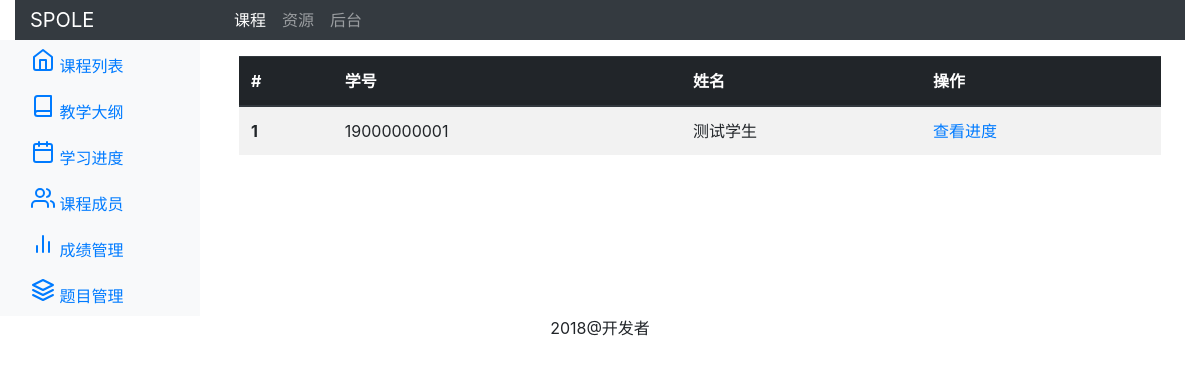
Page /cms/course/1/completions on the earlier database version.
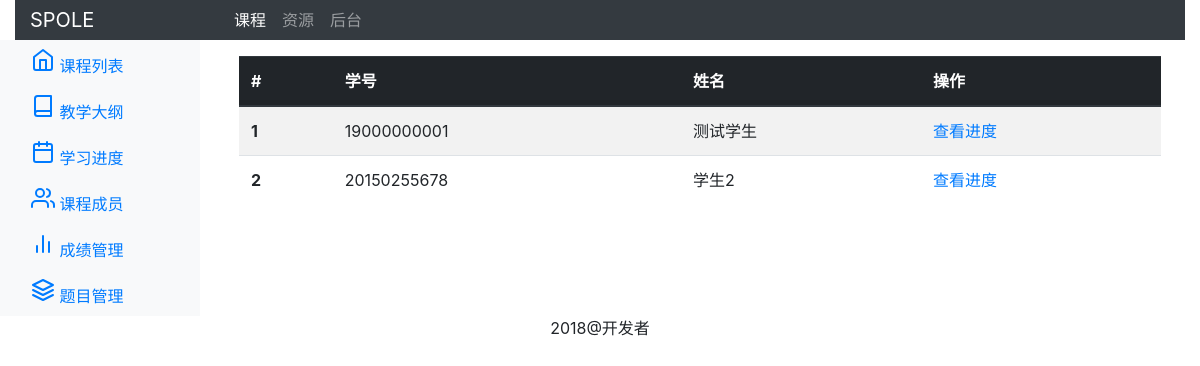
Same page on the later database version.
### cms/models.py (models this page shows, shortened)
class Member(models.Model):
    ROLE_CHOICES = (
    ('teacher', '教师'),
    ('student', '学生'),
    )
    course = models.ForeignKey(Course,on_delete=models.CASCADE,related_name="members",default=None,verbose_name='所属课程')
    name = models.CharField(max_length=300,verbose_name='姓名')
    sno = models.CharField(max_length=300,verbose_name='学号')
    user = models.ForeignKey(User,on_delete=models.SET_NULL,related_name="members",null=True,blank=True,default=None,verbose_name='系统用户')
    role = models.CharField(max_length=300,choices=ROLE_CHOICES,verbose_name='角色')
    joined = models.DateTimeField(auto_now_add=True,verbose_name='加入时间')
    class Meta:
        verbose_name_plural = '成员'

### cms/views.py (the view)
# urls.py: path('course/<int:course_id>/completions',views.completion_list,name="completions"),
def completion_list(request,course_id):
    members = Member.objects.filter(course_id=course_id).filter(role='student')
    return render(request, "completion_list.html",{"members":members,"course_id":course_id})

### cms/templates/completion_list.html (shortened to what this page needs)
{% extends "base_cms.html" %}
{% block content %}
<div class="container-fluid">
<table class="table table-striped">
    <thead class="thead-dark">
    <tr>
        <th scope="col">#</th>
        <th scope="col">学号</th>
        <th scope="col">姓名</th>
        <th scope="col">操作</th>
    </tr>
    </thead>
    <tbody>
        {% for member in members%}
        <tr>
        <th scope="row">{{forloop.counter}}</th>
        <td>{{member.sno}}</td>
        <td>{{member.name}}</td>
        <td><a href="{% url 'completion_show' course_id=course_id member_id=member.id %}">查看进度</a></td>
        </tr>
        {% endfor %}
    </tbody>
</table>
</div>
{% endblock %}

Differences in the rows shown:
added Member: sno "20150255678", name "学生2"
